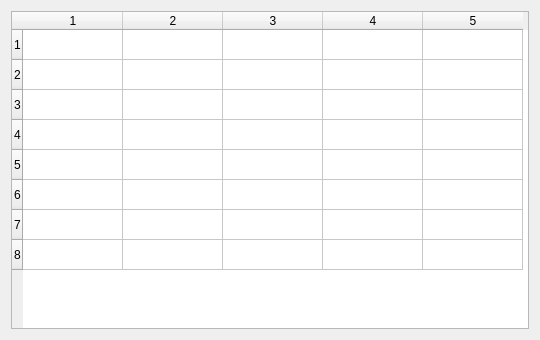
<?xml version="1.0" encoding="UTF-8"?>
<ui version="4.0"><class>Dialog</class><widget class="QDialog" name="Dialog"><property name="geometry"><rect><x>0</x><y>0</y><width>540</width><height>340</height></rect></property><property name="windowTitle"><string>#089 tables/174_size_8x5</string></property><layout class="QVBoxLayout" name="verticalLayout"><property name="leftMargin"><number>11</number></property><property name="topMargin"><number>11</number></property><property name="rightMargin"><number>11</number></property><property name="bottomMargin"><number>11</number></property><property name="spacing"><number>6</number></property><item><widget class="QTableWidget" name="table"><property name="rowCount"><number>8</number></property><property name="columnCount"><number>5</number></property></widget></item></layout></widget></ui>
